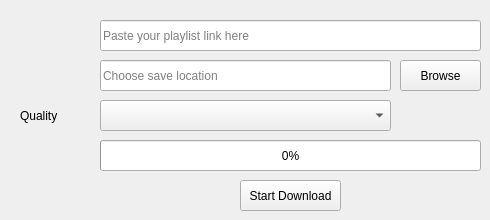
    <widget class="QWidget" name="tab_5">
     <attribute name="title">
      <string> Download Youtube playlist</string>
     </attribute>
     <widget class="QLineEdit" name="lineEdit_5">
      <property name="geometry">
       <rect>
        <x>100</x>
        <y>20</y>
        <width>381</width>
        <height>31</height>
       </rect>
      </property>
      <property name="placeholderText">
       <string>Paste your playlist link here</string>
      </property>
     </widget>
     <widget class="QLineEdit" name="lineEdit_6">
      <property name="geometry">
       <rect>
        <x>100</x>
        <y>60</y>
        <width>291</width>
        <height>31</height>
       </rect>
      </property>
      <property name="placeholderText">
       <string>Choose save location</string>
      </property>
     </widget>
     <widget class="QProgressBar" name="progressBar_3">
      <property name="geometry">
       <rect>
        <x>100</x>
        <y>140</y>
        <width>381</width>
        <height>31</height>
       </rect>
      </property>
      <property name="value">
       <number>0</number>
      </property>
     </widget>
     <widget class="QPushButton" name="pushButton_5">
      <property name="geometry">
       <rect>
        <x>400</x>
        <y>60</y>
        <width>81</width>
        <height>31</height>
       </rect>
      </property>
      <property name="toolTip">
       <string>Click To Choose Location</string>
      </property>
      <property name="text">
       <string>Browse</string>
      </property>
     </widget>
     <widget class="QPushButton" name="pushButton_6">
      <property name="geometry">
       <rect>
        <x>240</x>
        <y>180</y>
        <width>101</width>
        <height>31</height>
       </rect>
      </property>
      <property name="toolTip">
       <string>Click To Start Download</string>
      </property>
      <property name="layoutDirection">
       <enum>Qt::LeftToRight</enum>
      </property>
      <property name="text">
       <string>Start Download</string>
      </property>
     </widget>
     <widget class="QLabel" name="label_8">
      <property name="geometry">
       <rect>
        <x>20</x>
        <y>100</y>
        <width>71</width>
        <height>31</height>
       </rect>
      </property>
      <property name="text">
       <string>Quality</string>
      </property>
     </widget>
     <widget class="QComboBox" name="comboBox_2">
      <property name="geometry">
       <rect>
        <x>100</x>
        <y>100</y>
        <width>291</width>
        <height>31</height>
       </rect>
      </property>
      <property name="toolTip">
       <string>Quality</string>
      </property>
      <property name="editable">
       <bool>false</bool>
      </property>
      <property name="currentText">
       <string extracomment="Quality"/>
      </property>
      <property name="sizeAdjustPolicy">
       <enum>QComboBox::AdjustToContentsOnFirstShow</enum>
      </property>
     </widget>
    </widget>
